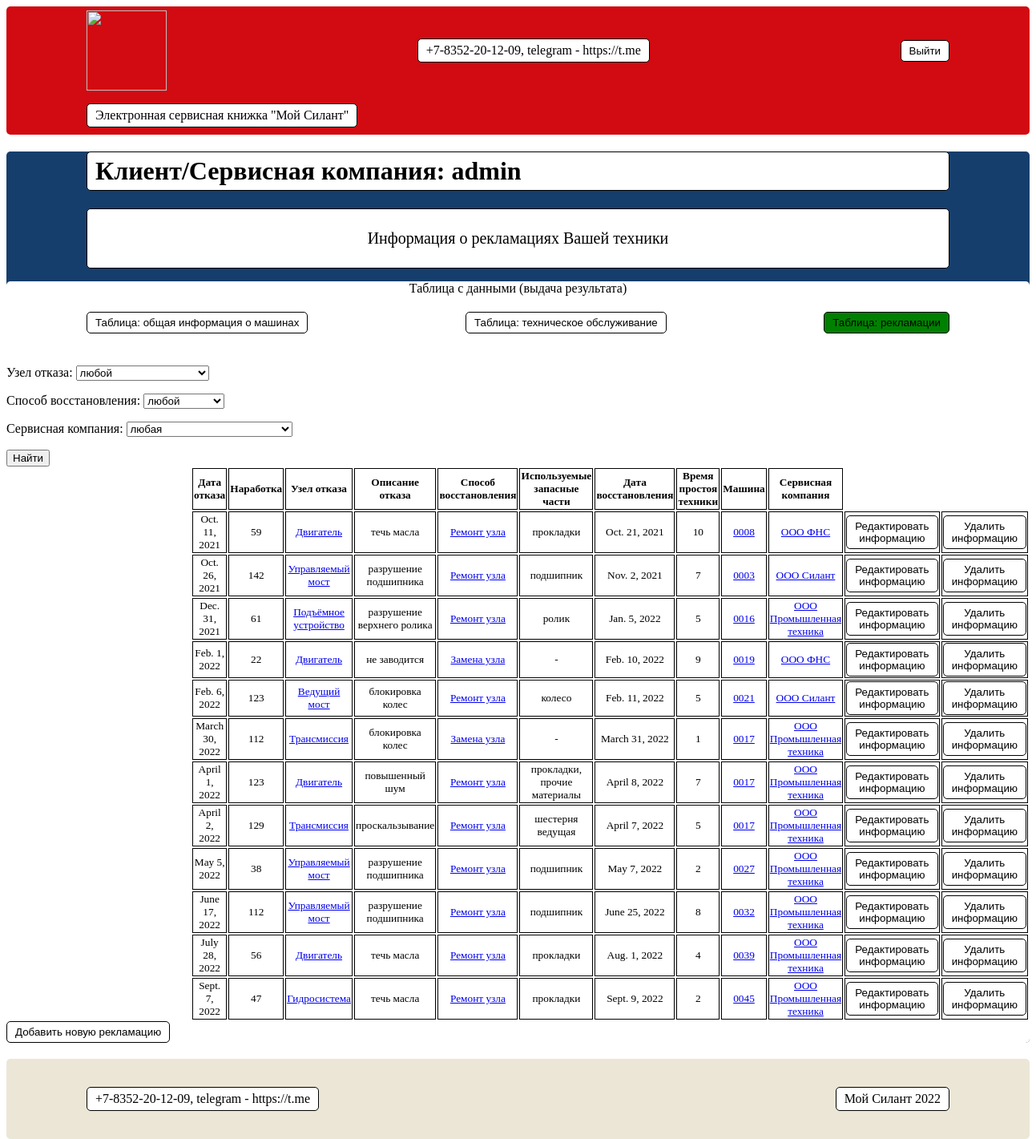
Page /api/complaints/ (signed in) on the committed database.
### mysilant/models.py (models this page shows, shortened)
class Complaint(models.Model):
    date_of_refusal = models.DateField()
    development = models.IntegerField(default=0)
    failure_node = models.ForeignKey(Failure_node, on_delete=models.CASCADE)
    description_of_failure = models.CharField(max_length=64)
    recovery_method = models.ForeignKey(Recovery_method, on_delete=models.CASCADE)
    used_spare_parts = models.CharField(max_length=64)
    date_of_restoration = models.DateField()
    machine_downtime = models.IntegerField(default=0)
    machine = models.ForeignKey(Machine, on_delete=models.CASCADE)
    service_company = models.ForeignKey(Service_Company, on_delete=models.CASCADE)

class Failure_node(models.Model):
    name = models.CharField(max_length=64)
    description = models.TextField()
    def __str__(self):
        return self.name

class Recovery_method(models.Model):
    name = models.CharField(max_length=64)
    description = models.TextField()
    def __str__(self):
        return self.name

class Machine(models.Model):
    machine_number = models.CharField(max_length=64)
    model_of_equipment = models.ForeignKey(Model_of_equipment, on_delete=models.CASCADE)
    engine_model = models.ForeignKey(Engine_model, on_delete=models.CASCADE)
    engine_number = models.CharField(max_length=64)
    transmission_model = models.ForeignKey(Transmission_model, on_delete=models.CASCADE)
    transmission_number = models.CharField(max_length=64)
    model_of_driving_axle = models.ForeignKey(Model_of_driving_axle, on_delete=models.CASCADE)
    drive_axle_number = models.CharField(max_length=64)
    model_of_controlled_bridge = models.ForeignKey(Model_of_controlled_bridge, on_delete=models.CASCADE)
    controlled_bridge_number = models.CharField(max_length=64)
    supply_contract_number = models.CharField(max_length=64)
    shipment_date = models.DateField()
    consignee = models.CharField(max_length=64)
    delivery_address = models.CharField(max_length=64)
    equipment = models.CharField(max_length=128)
    client = models.ForeignKey(Client, on_delete=models.CASCADE)
    service_company = models.ForeignKey(Service_Company, on_delete=models.CASCADE)
    def __str__(self):
        return self.machine_number

class Service_Company(models.Model):
    name = models.CharField(max_length=64)
    description = models.TextField()
    def __str__(self):
        return self.name

### mysilant/views.py (the view)
# urls.py: path('api/complaints/', ComplaintListView.as_view(), name='complaint_list'),
class ComplaintListView(PermissionRequiredMixin, ListView):
    permission_required = 'mysilant.view_complaint'
    form_class = ComplaintForm
    model = Complaint
    ordering = 'date_of_refusal'
    template_name = 'complaints.html'
    context_object_name = 'complaints'
    def get_queryset(self):
       queryset = super().get_queryset()
       self.filterset = ComplaintFilter(self.request.GET, queryset)
       return self.filterset.qs
    def get_context_data(self, **kwargs):
       context = super().get_context_data(**kwargs)
       context['filterset'] = self.filterset
       return context

### templates/silant_frontend/src/components/complaints.html (shortened to what this page needs)
<!DOCTYPE html>
<html lang="en">
<head>
</head>
<body>
    <div>
        <header>
            <div class='header'>
                <div class='header2'>
                  <img class='img' src="https://static.tildacdn.com/tild3665-3566-4466-b331-303564336361/Frame_12.png"></img>
                  <p class='telephone'>+7-8352-20-12-09, telegram - https://t.me</p>
                  <form action="http://127.0.0.1:8000/accounts/logout/">
                    <button class='btn'>Выйти</button>
                  </form>
                </div>
                <div class='book'>
                  <p class='book1'>Электронная сервисная книжка "Мой Силант"</p>
                </div>
            </div>
        </header>
        <main>
        <h1 class='client'>Клиент/Сервисная компания: {{ user.username }}</h1>
        <div class='info2'>
          <p>Информация о рекламациях Вашей техники</p>
        </div>
        <div class='tab'>
        <p class='result'>Таблица с данными (выдача результата)</p>
        <div class='info'>
          <form action="http://127.0.0.1:8000/api/machines">
            <button class='tab7'>Таблица: общая информация о машинах</button>
          </form>
          <form action="http://127.0.0.1:8000/api/maintenances">
            <button class='tab8'>Таблица: техническое обслуживание</button>
          </form>
          <button class='tab9'>Таблица: рекламации</button>
        </div>
        <form action="" method="get">
          {{ filterset.form.as_p }}
          <input type="submit" value="Найти" />
        </form>
        {% if complaints %}
        <table class='complaints'>
          <thead>
          <tr>
            <th>Дата отказа</th>
            <th>Наработка</th>
            <th>Узел отказа</th>
            <th>Описание отказа</th>
            <th>Способ восстановления</th>
            <th>Используемые запасные части</th>
            <th>Дата восстановления</th>
            <th>Время простоя техники</th>
            <th>Машина</th>
            <th>Сервисная компания</th>
          </tr>
          </thead>
          {% for complaint in complaints %}
          <tbody>
          <tr>
            <td>{{ complaint.date_of_refusal }}</td>
            <td>{{ complaint.development }}</td>
            <td><a href="#popup12">{{ complaint.failure_node }}</a>
            </td>
            <td>{{ complaint.description_of_failure }}</td>
            <td><a href="#popup13">{{ complaint.recovery_method }}</a>
            </td>
            <td>{{ complaint.used_spare_parts }}</td>
            <td>{{ complaint.date_of_restoration }}</td>
            <td>{{ complaint.machine_downtime }}</td>
            <td><a href="#popup14">{{ complaint.machine }}</a>
            </td>
            <td><a href="#popup15">{{ complaint.service_company }}</a>
            </td>
            <td>
              <a href="{% url 'complaint_update' id=complaint.id %}"><u><button type="submit"
                  class="btn btn-primary">Редактировать информацию</button> </u></a>
            </td>
            <td>
              <a href="{% url 'complaint_delete' id=complaint.id %}"><u><button type="submit"
                  class="btn btn-primary">Удалить информацию</button> </u></a>
            </td>
          </tr>
          </tbody>
          {% endfor %}
        </table>
        {% else %}
       <h2>Рекламаций нет!</h2>
       {% endif %}
       <a href="{% url 'complaint_create' %}"><u><button type="submit" class="btn btn-primary">Добавить новую рекламацию</button> </u></a>
        </div>
        </main>
        <footer>
            <div class='footer'>
                <p class='telephone'>+7-8352-20-12-09, telegram - https://t.me</p>
                <p class='silant'>Мой Силант 2022</p>
            </div>
        </footer>
      </div>
</body>
</html>

### templates/silant_frontend/src/components/complaints.html (style rules this page uses)
.header { height: 150px; padding: 5px 100px; background-color: #D20A11; border-radius: 5px; }
.header2 { display: flex; justify-content: space-between; align-items: center; }
.img { height: 100px; width: 100px; }
.telephone { border: black thin solid; border-radius: 5px; background-color: white; padding: 5px 10px; }
.btn { border: black thin solid; border-radius: 5px; background-color: white; padding: 5px 10px; }
.book { display: flex; justify-content: space-between; align-items: center; }
.book1 { border: black thin solid; border-radius: 5px; background-color: white; padding: 5px 10px; }
.complaints { font-size: 10pt; text-align: center; margin-left: 230px; }
table.complaints th, table.complaints td { border: black thin solid; }
.client { border: black thin solid; border-radius: 5px; background-color: white; padding: 5px 10px; margin-left: 100px; margin-right: 100px; }
.result { text-align: center; }
.info { display: flex; justify-content: space-between; align-items: center; margin-top: 20px; margin-bottom: 40px; padding-left: 100px; padding-right: 100px; }
.tab { background-color: white; border-radius: 5px; }
.tab7 { border: black thin solid; border-radius: 5px; background-color: white; padding: 5px 10px; }
.tab8 { border: black thin solid; border-radius: 5px; background-color: white; padding: 5px 10px; }
.tab9 { border: black thin solid; border-radius: 5px; background-color: green; padding: 5px 10px; }
.info2 { border: black thin solid; border-radius: 5px; background-color: white; padding: 5px 10px; margin-left: 100px; margin-right: 100px; text-align: center; font-size: 20px; }
main { background-color: #163E6C; border-radius: 5px; }
.footer { display: flex; justify-content: space-between; align-items: center; height: 100px; margin-top: 20px; padding: 0 100px; background-color: #EBE6D6; border-radius: 5px; }
.silant { border: black thin solid; border-radius: 5px; background-color: white; padding: 5px 10px; }

### rows in the picture
Complaint: date_of_refusal "Oct. 11, 2021", development "59", failure_node "Двигатель", description_of_failure "течь масла", recovery_method "Ремонт узла", used_spare_parts "прокладки", date_of_restoration "Oct. 21, 2021", machine_downtime "10", machine "0008", service_company "ООО ФНС"
Complaint: date_of_refusal "Oct. 26, 2021", development "142", failure_node "Управляемый мост", description_of_failure "разрушение подшипника", recovery_method "Ремонт узла", used_spare_parts "подшипник", date_of_restoration "Nov. 2, 2021", machine_downtime "7", machine "0003", service_company "ООО Силант"
Complaint: date_of_refusal "Dec. 31, 2021", development "61", failure_node "Подъёмное устройство", description_of_failure "разрушение верхнего ролика", recovery_method "Ремонт узла", used_spare_parts "ролик", date_of_restoration "Jan. 5, 2022", machine_downtime "5", machine "0016", service_company "ООО Промышленная техника"
Complaint: date_of_refusal "Feb. 1, 2022", development "22", failure_node "Двигатель", description_of_failure "не заводится", recovery_method "Замена узла", used_spare_parts "-", date_of_restoration "Feb. 10, 2022", machine_downtime "9", machine "0019", service_company "ООО ФНС"
Complaint: date_of_refusal "Feb. 6, 2022", development "123", failure_node "Ведущий мост", description_of_failure "блокировка колес", recovery_method "Ремонт узла", used_spare_parts "колесо", date_of_restoration "Feb. 11, 2022", machine_downtime "5", machine "0021", service_company "ООО Силант"
Complaint: date_of_refusal "March 30, 2022", development "112", failure_node "Трансмиссия", description_of_failure "блокировка колес", recovery_method "Замена узла", used_spare_parts "-", date_of_restoration "March 31, 2022", machine_downtime "1", machine "0017", service_company "ООО Промышленная техника"
Complaint: date_of_refusal "April 1, 2022", development "123", failure_node "Двигатель", description_of_failure "повышенный шум", recovery_method "Ремонт узла", used_spare_parts "прокладки, прочие материалы", date_of_restoration "April 8, 2022", machine_downtime "7", machine "0017", service_company "ООО Промышленная техника"
Complaint: date_of_refusal "April 2, 2022", development "129", failure_node "Трансмиссия", description_of_failure "проскальзывание", recovery_method "Ремонт узла", used_spare_parts "шестерня ведущая", date_of_restoration "April 7, 2022", machine_downtime "5", machine "0017", service_company "ООО Промышленная техника"
Complaint: date_of_refusal "May 5, 2022", development "38", failure_node "Управляемый мост", description_of_failure "разрушение подшипника", recovery_method "Ремонт узла", used_spare_parts "подшипник", date_of_restoration "May 7, 2022", machine_downtime "2", machine "0027", service_company "ООО Промышленная техника"
Complaint: date_of_refusal "June 17, 2022", development "112", failure_node "Управляемый мост", description_of_failure "разрушение подшипника", recovery_method "Ремонт узла", used_spare_parts "подшипник", date_of_restoration "June 25, 2022", machine_downtime "8", machine "0032", service_company "ООО Промышленная техника"
Complaint: date_of_refusal "July 28, 2022", development "56", failure_node "Двигатель", description_of_failure "течь масла", recovery_method "Ремонт узла", used_spare_parts "прокладки", date_of_restoration "Aug. 1, 2022", machine_downtime "4", machine "0039", service_company "ООО Промышленная техника"
Complaint: date_of_refusal "Sept. 7, 2022", development "47", failure_node "Гидросистема", description_of_failure "течь масла", recovery_method "Ремонт узла", used_spare_parts "прокладки", date_of_restoration "Sept. 9, 2022", machine_downtime "2", machine "0045", service_company "ООО Промышленная техника"

### other values in the picture
{{ user.username }} "admin"
